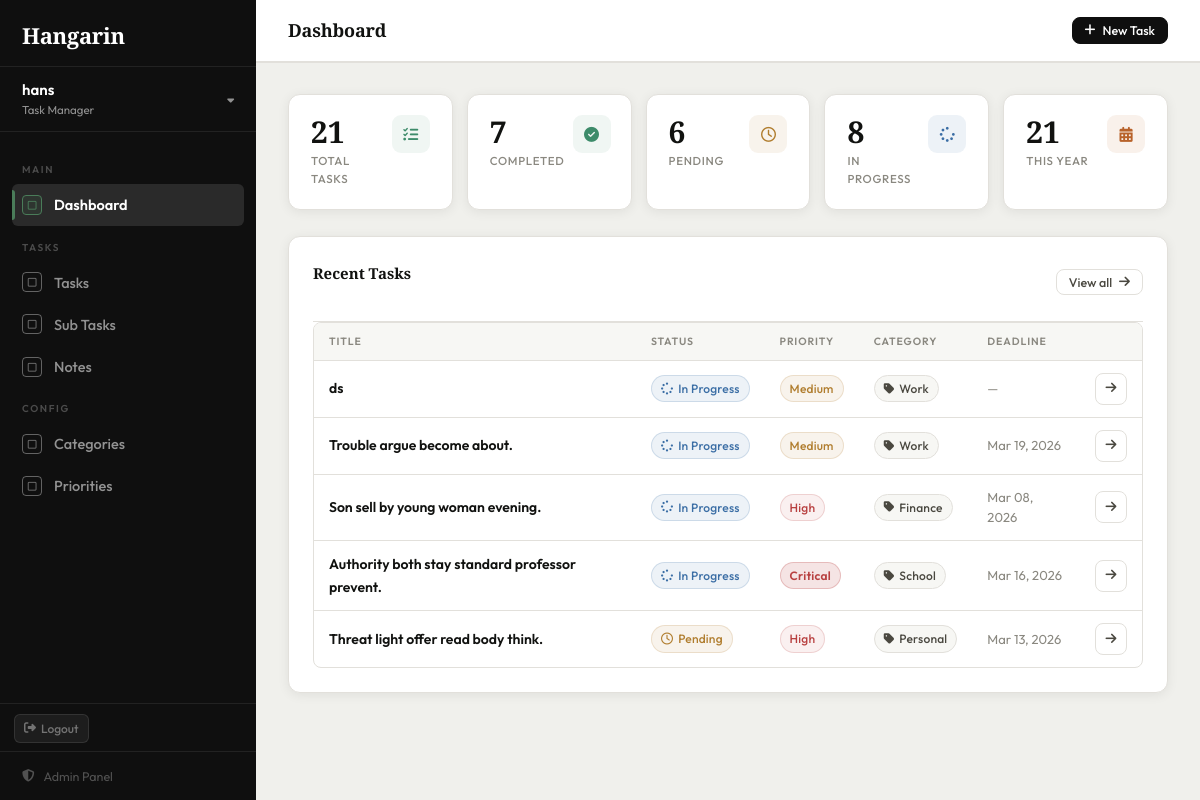
Page / (signed in) on the earlier database version.
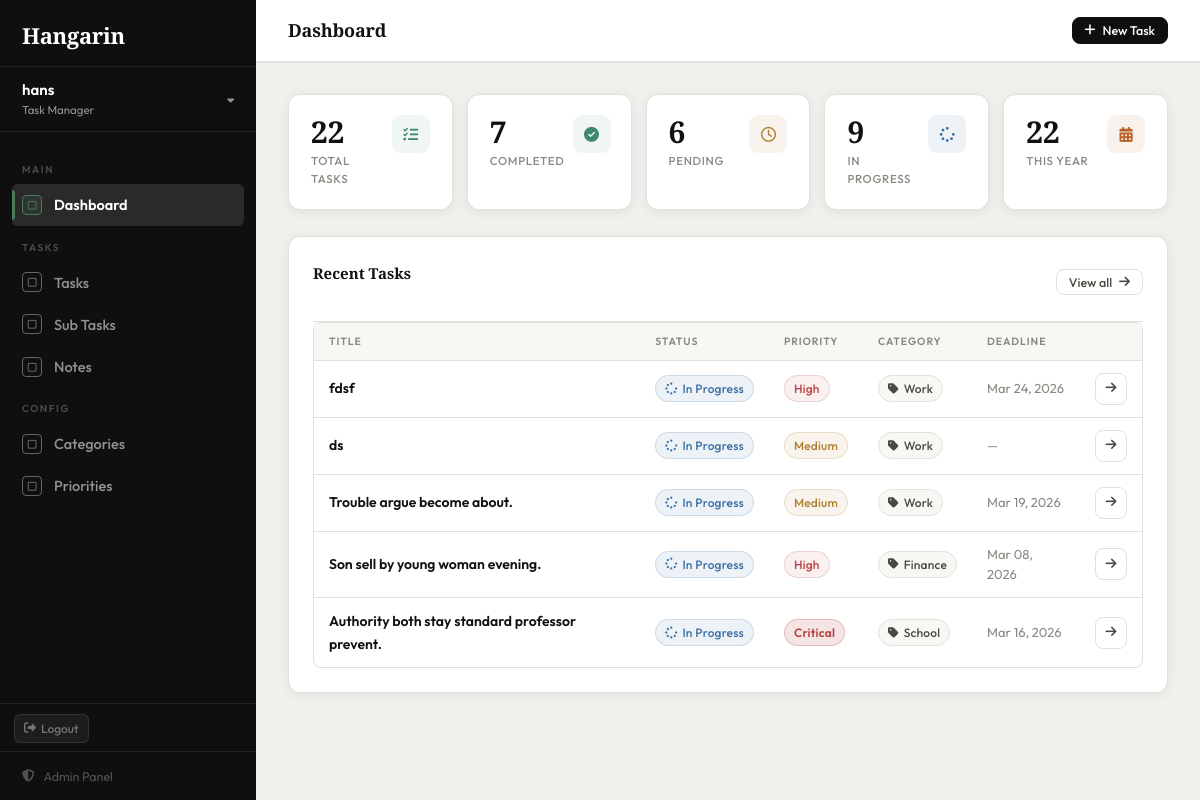
Same page on the later database version.
### tasks/models.py (models this page shows, shortened)
class BaseModel(models.Model):
    created_at = models.DateTimeField(auto_now_add=True)
    updated_at = models.DateTimeField(auto_now=True)
    class Meta:
        abstract = True

class Task(BaseModel):
    STATUS_CHOICES = [
        ("Pending", "Pending"),
        ("In Progress", "In Progress"),
        ("Completed", "Completed"),
    ]
    title = models.CharField(max_length=255)
    description = models.TextField(blank=True, null=True)
    deadline = models.DateTimeField(blank=True, null=True)
    status = models.CharField(
        max_length=50,
        choices=STATUS_CHOICES,
        default="Pending"
    )
    category = models.ForeignKey(
        Category, on_delete=models.SET_NULL, null=True, blank=True
    )
    priority = models.ForeignKey(
        Priority, on_delete=models.SET_NULL, null=True, blank=True
    )
    class Meta:
        verbose_name = "Task"
        verbose_name_plural = "Tasks"

class Priority(models.Model):
    name = models.CharField(max_length=100)
    class Meta:
        verbose_name = "Priority"
        verbose_name_plural = "Priorities"

class Category(models.Model):
    name = models.CharField(max_length=100)
    class Meta:
        verbose_name = "Category"
        verbose_name_plural = "Categories"

### tasks/views.py (the view)
# urls.py: path('', views.dashboard, name='dashboard'),
@login_required
def dashboard(request):
    total_tasks      = Task.objects.count()
    completed_tasks  = Task.objects.filter(status='Completed').count()
    pending_tasks    = Task.objects.filter(status='Pending').count()
    in_progress_tasks = Task.objects.filter(status='In Progress').count()
    tasks_this_year  = Task.objects.filter(created_at__year=timezone.now().year).count()
    recent_tasks     = Task.objects.select_related('category', 'priority').order_by('-created_at')[:5]
    return render(request, 'tasks/dashboard.html', {
        'total_tasks': total_tasks,
        'completed_tasks': completed_tasks,
        'pending_tasks': pending_tasks,
        'in_progress_tasks': in_progress_tasks,
        'tasks_this_year': tasks_this_year,
        'recent_tasks': recent_tasks,
        'page_title': 'Dashboard',
    })

### tasks/templates/tasks/dashboard.html (shortened to what the changed rows need)
{% extends "tasks/base.html" %}
{% block content %}
<div class="stats-row">
    <div class="stat">
        <div class="stat-top">
            <div>
                <div class="stat-num">{{ total_tasks }}</div>
                <div class="stat-lbl">Total Tasks</div>
            </div>
        </div>
    </div>
    <div class="stat">
        <div class="stat-top">
            <div>
                <div class="stat-num">{{ in_progress_tasks }}</div>
                <div class="stat-lbl">In Progress</div>
            </div>
        </div>
    </div>
    <div class="stat">
        <div class="stat-top">
            <div>
                <div class="stat-num">{{ tasks_this_year }}</div>
                <div class="stat-lbl">This Year</div>
            </div>
        </div>
    </div>
</div>
<div class="card">
    {% if recent_tasks %}
    <div class="table-wrap">
        <table>
            <thead>
                <tr>
                    <th>Title</th>
                    <th>Status</th>
                    <th>Priority</th>
                    <th>Category</th>
                    <th>Deadline</th>
                    <th></th>
                </tr>
            </thead>
            <tbody>
                {% for task in recent_tasks %}
                <tr>
                    <td class="td-strong">{{ task.title }}</td>
                    <td>
                        {% if task.status == 'Completed' %}
                            <span class="badge b-completed"><i class="fa-solid fa-circle-check"></i> Completed</span>
                        {% elif task.status == 'In Progress' %}
                            <span class="badge b-progress"><i class="fa-solid fa-spinner"></i> In Progress</span>
                        {% else %}
                            <span class="badge b-pending"><i class="fa-regular fa-clock"></i> Pending</span>
                        {% endif %}
                    </td>
                    <td>
                        {% if task.priority %}
                            <span class="badge b-{{ task.priority.name|lower }}">{{ task.priority.name }}</span>
                        {% else %}<span class="td-muted">—</span>{% endif %}
                    </td>
                    <td>
                        {% if task.category %}
                            <span class="badge b-cat"><i class="fa-solid fa-tag"></i> {{ task.category.name }}</span>
                        {% else %}<span class="td-muted">—</span>{% endif %}
                    </td>
                    <td class="td-muted">
                        {% if task.deadline %}{{ task.deadline|date:"M d, Y" }}{% else %}—{% endif %}
                    </td>
                    <td>
                        <a href="{% url 'task_detail' task.pk %}" class="btn btn-ghost btn-sm btn-icon">
                            <i class="fa-solid fa-arrow-right"></i>
                        </a>
                    </td>
                </tr>
                {% endfor %}
            </tbody>
        </table>
    </div>
    {% endif %}
</div>
{% endblock %}

Differences in the rows shown:
no longer on this page (row unchanged): Task: title "Threat light offer read body think.", status "Pending" (drawn), priority.name "High", category.name "Personal", deadline "Mar 13, 2026"
added Task: title "fdsf", status "In Progress" (drawn), priority.name "High", category.name "Work", deadline "Mar 24, 2026"
Other differences:
{{ total_tasks }}: "21" → "22"
{{ in_progress_tasks }}: "8" → "9"
{{ tasks_this_year }}: "21" → "22"
